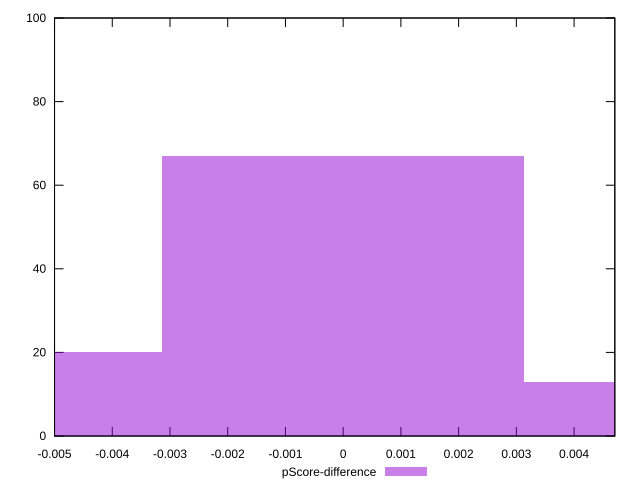

This figure's gnuplot source:
reset

$pScoreDifference <<EOF
-0.006267148938848542 20
0 67
0.006267148938848542 13
EOF

set key outside below
set boxwidth 0.006267148938848542
set xrange [-0.0050000000000000044:0.004705882352941171]
set yrange [0:100]
set trange [0:100]
set style fill transparent solid 0.5 noborder
set terminal svg size 640, 490 enhanced background rgb 'white'
set output "reports/report_00027_2021-02-24T12-40-31.850Z/uses-http2/samples/music/pScore-difference/histogram.svg"

plot $pScoreDifference title "pScore-difference" with boxes

reset
